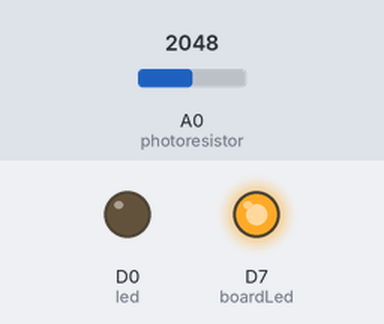
A sketch run on a simulated Particle Photon. On the bench: output pins drawn as LEDs (lit = HIGH). The test bench sets the inputs (shaded band); at power-on: A0 (photoresistor) = 2048. Pins used as bus, display or sensor lines are not drawn.

Above: at 0.1 s.
At 3.5 s:
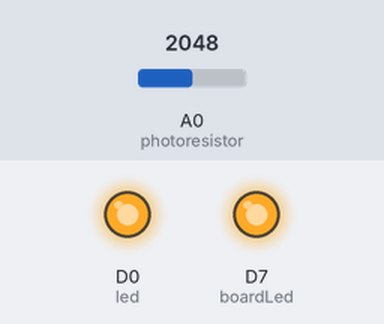
At 7.0 s:
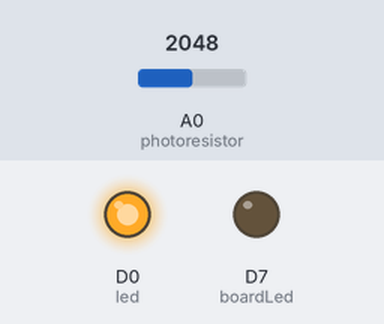
Timing chart, 0 to 8.6 s (numbered marks = the images above):
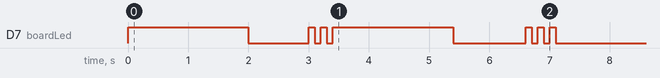

The sketch:

olasphoton.ino
```cpp
int led = D0;
int boardLed = D7;
int photoresistor = A0;
int power = A5;

int intactValue;
int brokenValue;
int beamThreshold;

bool beamBroken = false;

// We start with the setup function.

void setup() {
  // This part is mostly the same:
  pinMode(led,OUTPUT); // Our LED pin is output (lighting up the LED)
  pinMode(boardLed,OUTPUT); // Our on-board LED is output as well
  pinMode(photoresistor,INPUT);  // Our photoresistor pin is input (reading the photoresistor)
  pinMode(power,OUTPUT); // The pin powering the photoresistor is output (sending out consistent power)

  // Here we are going to subscribe to your buddy's event using Spark.subscribe
  Spark.subscribe("olamicek", myHandler);
  // Subscribe will listen for the event buddy_unique_event_name and, when it finds it, will run the function myHandler()
  // (Remember to replace buddy_unique_event_name with your buddy's actual unique event name that they have in their firmware.)
  // myHandler() is declared later in this app.

  // Next, write the power of the photoresistor to be the maximum possible, which is 4095 in analog.
  analogWrite(power,4095);

  // Since everyone sets up their leds differently, we are also going to start by calibrating our photoresistor.
  // This one is going to require some input from the user!

  // Calibrate:
  // First, the D7 LED will go on to tell you to put your hand in front of the beam.
  digitalWrite(boardLed,HIGH);
  delay(2000);

  // Then, the D7 LED will go off and the LED will turn on.
  digitalWrite(boardLed,LOW);
  digitalWrite(led,HIGH);
  delay(500);

  // Now we'll take some readings...
  int on_1 = analogRead(photoresistor); // read photoresistor
  delay(200); // wait 200 milliseconds
  int on_2 = analogRead(photoresistor); // read photoresistor
  delay(300); // wait 300 milliseconds

  // Now flash to let us know that you've taken the readings...
  digitalWrite(boardLed,HIGH);
  delay(100);
  digitalWrite(boardLed,LOW);
  delay(100);
  digitalWrite(boardLed,HIGH);
  delay(100);
  digitalWrite(boardLed,LOW);
  delay(100);

  // Now the D7 LED will go on to tell you to remove your hand...
  digitalWrite(boardLed,HIGH);
  delay(2000);

  // The D7 LED will turn off...
  digitalWrite(boardLed,LOW);

  // ...And we will take two more readings.
  int off_1 = analogRead(photoresistor); // read photoresistor
  delay(200); // wait 200 milliseconds
  int off_2 = analogRead(photoresistor); // read photoresistor
  delay(1000); // wait 1 second

  // Now flash the D7 LED on and off three times to let us know that we're ready to go!
  digitalWrite(boardLed,HIGH);
  delay(100);
  digitalWrite(boardLed,LOW);
  delay(100);
  digitalWrite(boardLed,HIGH);
  delay(100);
  digitalWrite(boardLed,LOW);
  delay(100);
  digitalWrite(boardLed,HIGH);
  delay(100);
  digitalWrite(boardLed,LOW);

  intactValue = (on_1+on_2)/2;
  brokenValue = (off_1+off_2)/2;
  beamThreshold = (intactValue+brokenValue)/2;

}


void loop() {
  // This loop sends a publish when the beam is broken.
  if (analogRead(photoresistor)>beamThreshold) {
    if (beamBroken==true) {
        Spark.publish("cegandodge","intact");
        // publish this public event
        // rename your_unique_event_name with your actual unique event name. No spaces, 63 ASCII characters.
        // give your event name to your buddy and have them put it in their app.

        // Set the flag to reflect the current status of the beam.
        beamBroken=false;
    }
  }

  else {
      if (beamBroken==false) {
        // Same deal as before...
        Spark.publish("cegandodge","broken");
        beamBroken=true;
         Particle.publish("olamicek", "asdfgh1111");
    delay(2000);
      }
  }
}


// Now for the myHandler function, which is called when the cloud tells us that our buddy's event is published.
void myHandler(const char *event, const char *data)
{
  /* Spark.subscribe handlers are void functions, which means they don't return anything.
  They take two variables-- the name of your event, and any data that goes along with your event.
  In this case, the event will be "buddy_unique_event_name" and the data will be "intact" or "broken"

  Since the input here is a char, we can't do
     data=="intact"
    or
     data=="broken"

  chars just don't play that way. Instead we're going to strcmp(), which compares two chars.
  If they are the same, strcmp will return 0.
  */

  if (strcmp(data,"intact")==0) {
    // if your buddy's beam is intact, then turn your board LED off
    digitalWrite(boardLed,LOW);
    Particle.publish("cegandodge", "intact");
    delay(2000);
  }
  else if (strcmp(data,"broken")==0) {
    // if your buddy's beam is broken, turn your board LED on
    digitalWrite(boardLed,HIGH);
  }
  else {
    // if the data is something else, don't do anything.
    // Really the data shouldn't be anything but those two listed above.
  }
}
```
